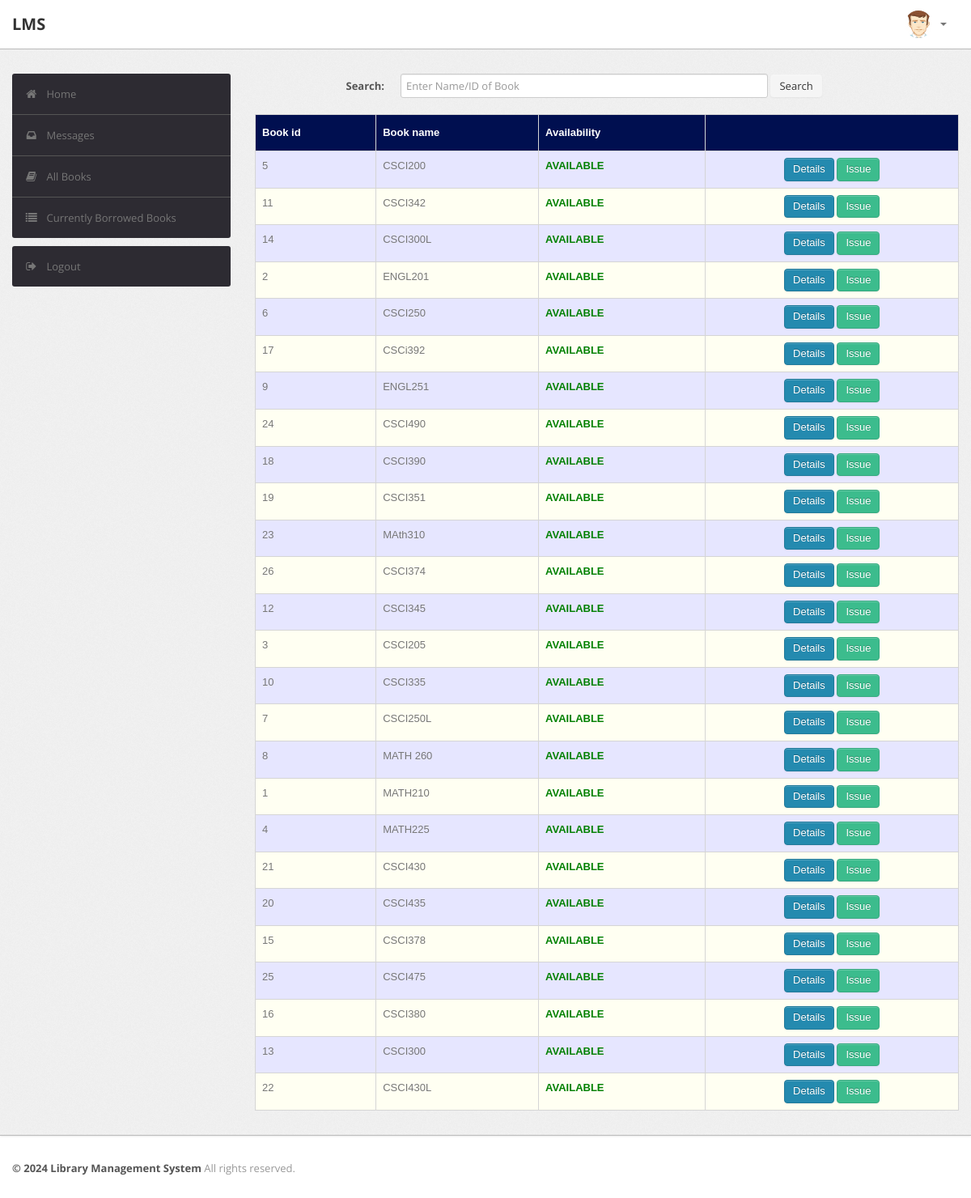
The page /student/book.php (signed in) on the database its author committed.
### tables this page shows
CREATE TABLE IF NOT EXISTS `books` (
  `bookID` int NOT NULL AUTO_INCREMENT,
  `bookname` varchar(50) NOT NULL,
  `bookauthor` varchar(25) NOT NULL,
  `year` int NOT NULL,
  `availability` int NOT NULL,
  PRIMARY KEY (`bookID`)
);

### student/book.php (the view, shortened to what this page needs)
<?php
require('config.php');
?>
<?php
$checkusername=$_SESSION['username'];
$getUserSql = "SELECT * FROM `user` WHERE `username` = '$checkusername' AND role='user'";
$getUserResult = mysqli_query($con, $getUserSql);
if ((mysqli_num_rows($getUserResult) > 0)) {
    ?>
<!DOCTYPE html>
<html lang="en">
    <head>
        <link type="text/css" href="bootstrap/css/bootstrap.min.css" rel="stylesheet">
        <link type="text/css" href="bootstrap/css/bootstrap-responsive.min.css" rel="stylesheet">
        <link type="text/css" href="css/theme.css" rel="stylesheet">
        <link type="text/css" href="images/icons/css/font-awesome.css" rel="stylesheet">
    </head>
    <body>
        <div class="navbar navbar-fixed-top">
            <div class="navbar-inner">
                <div class="container">
                        <a class="brand" href="index-student.php">LMS </a>
                    <div class="nav-collapse collapse navbar-inverse-collapse">
                        <ul class="nav pull-right">
                            <li class="nav-user dropdown"><a href="#" class="dropdown-toggle" data-toggle="dropdown">
                                <img src="images/user.png" class="nav-avatar" />
                                <b class="caret"></b></a>
                            </li>
                        </ul>
                    </div>
                </div>
            </div>
        </div>
        <div class="wrapper">
            <div class="container">
                <div class="row">
                    <div class="span3">
                        <div class="sidebar">
                            <ul class="widget widget-menu unstyled">
                                <li class="active"><a href="index-student.php"><i class="menu-icon icon-home"></i>Home
                                </a></li>
                                 <li><a href="message.php"><i class="menu-icon icon-inbox"></i>Messages</a>
                                </li>
                                <li><a href="book.php"><i class="menu-icon icon-book"></i>All Books </a></li>
                                <li><a href="current-borrowedbooks.php"><i class="menu-icon icon-list"></i>Currently Borrowed Books </a></li>
                            </ul>
                            <ul class="widget widget-menu unstyled">
                                <li><a href="logout.php"><i class="menu-icon icon-signout"></i>Logout </a></li>
                            </ul>
                        </div>
                    </div>
                    <div class="span9">
                        <form class="form-horizontal row-fluid" action="book.php" method="post">
                                        <div class="control-group">
                                            <label class="control-label" for="Search"><b>Search:</b></label>
                                            <div class="controls">
                                                <input type="text" id="title" name="title" placeholder="Enter Name/ID of Book" class="span8" required>
                                                <button type="submit" name="submit"class="btn">Search</button>
                                            </div>
                                        </div>
                                    </form>
                                    <br>
                                    <?php
                                    if(isset($_POST['submit']))
                                        {$s=$_POST['title'];
                                            $sql="select * from books where bookID='$s' or bookname like '%$s%'";
                                        }
                                    else
                                        $sql="select * from books order by availability DESC";
                                    $result = mysqli_query($con, $sql);
                                    $rowcount=mysqli_num_rows($result);
                                    if(!($rowcount))
                                        echo "<br><center><h2><b><i>No Results</i></b></h2></center>";
                                    else
                                    {
                                    ?>
                        <table class="table" id = "tables">
                                  <thead>
                                    <tr>
                                      <th>Book id</th>
                                      <th>Book name</th>
                                      <th>Availability</th>
                                      <th></th>
                                    </tr>
                                  </thead>
                                  <tbody>
                                    <?php
                            while($row=$result->fetch_assoc())
                            {
                                $bookid=$row['bookID'];
                                $name=$row['bookname'];
                                $avail=$row['availability'];
                            ?>
                                    <tr>
                                      <td><?php echo $bookid ?></td>
                                      <td><?php echo $name ?></td>
                                      <td><b><?php
                                           if($avail > 0)
                                              echo "<font color=\"green\">AVAILABLE</font>";
                                            else
                                            	echo "<font color=\"red\">NOT AVAILABLE</font>";
                                                 ?>
                                                 </b></td>
                                      <td><center><a href="bookdetails.php?id=<?php echo $bookid; ?>" class="btn btn-primary">Details</a>
                                      	<?php
                                      	if($avail > 0)
                                      		echo "<a href=\"issue-request.php?id=".$bookid."\" class=\"btn btn-success\">Issue</a>";
                                        ?>
                                        </center></td>
                                    </tr>
                               <?php }} ?>
                               </tbody>
                                </table>
                            </div>
                </div>
                </div>
            </div>
<div class="footer">
            <div class="container">
                <b class="copyright">&copy; 2024 Library Management System </b>All rights reserved.
            </div>
        </div>
    </body>
</html>
<?php }
else {
    echo "<script type='text/javascript'>alert('Access Denied!!!')</script>";
} ?>

### student/css/theme.css (style rules this page uses)
#tables { font-family: "Trebuchet MS", Arial, Helvetica, sans-serif; border-collapse: collapse; width: 100%; }
#tables td, #tables th { border: 1px solid #ddd; padding: 8px; }
#tables tr:nth-child(even) { background-color: #fffff2; }
#tables tr:nth-child(odd) { background-color: #e6e6ff; }
#tables th { padding-top: 12px; padding-bottom: 12px; text-align: left; background-color: #000F50; color: white; }
body { font-size: 13px; font-family: 'Open Sans', Arial, sans-serif; background: #fff; color: #777 }
strong, b { color: #555 }
.wrapper { background: url(../images/bg.png) #eee; border-bottom: 1px solid #bbb; -webkit-box-shadow: 0 1px 2px rgba(0,0,0,0.1); -moz-box-shadow: 0 1px 2px rgba(0,0,0,0.1); box-shadow: 0 1px 2px rgba(0,0,0,0.1); padding: 30px 0 }
.footer { color: #999; padding: 30px 0 60px }
form { margin: 0 }
select, textarea, input[type="text"], input[type="password"], input[type="datetime"], input[type="datetime-local"], input[type="date"], input[type="month"], input[type="time"], input[type="week"], input[type="number"], input[type="email"], input[type="url"], input[type="search"], input[type="tel"], input[type="color"], .uneditable-input, label, input, button, select, textarea { -webkit-border-radius: 3px; -moz-border-radius: 3px; border-radius: 3px; font-size: 13px; font-family: 'Open Sans', Tahoma, Arial, sans-serif }
body [class^="icon-"], body [class*=" icon-"] { font-size: 14px; line-height: 20px; height: 20px }
.form-horizontal .control-group, .form-vertical .control-group { margin-bottom: 0 }
.navbar { position: static!important; margin: 0!important }
.navbar .navbar-inner { background: #fff; border-bottom: 1px solid #bbb; -webkit-box-shadow: 0 1px 2px rgba(0,0,0,0.15); -moz-box-shadow: 0 1px 2px rgba(0,0,0,0.15); box-shadow: 0 1px 2px rgba(0,0,0,0.15) }
.navbar .brand { color: #333; font-weight: bold; font-size: 20px; margin-right: 20px; padding: 20px }
.navbar .nav>li>a { padding: 20px 15px; font-weight: bold; color: #777 }
.nav-user>a { height: 20px }
.nav-avatar { width: 34px; height: 34px; margin: -7px 5px 0 0; -webkit-border-radius: 50%; -moz-border-radius: 50%; border-radius: 50% }
.btn, .btn-box { -webkit-border-radius: 3px; -moz-border-radius: 3px; border-radius: 3px }
.btn { font-size: 13px; font-weight: 600 }
.btn { display: inline-block; margin-bottom: 0; font-weight: 400; text-align: center; vertical-align: middle; cursor: pointer; background-image: none; border: 1px solid transparent; white-space: nowrap; padding: 4px 10px; font-size: 13px; line-height: 1.42857; border-radius: 4px; -webkit-user-select: none; -moz-user-select: none; -ms-user-select: none; user-select: none }
.btn-primary { color: #fff; background-color: #248aaf; border-color: #20799a }
.btn-success { color: #fff; background-color: #3cbc8d; border-color: #36a97f }
.table { margin-bottom: 0 }
.table th, .table td { border-color: #d5d5d5!important }
.widget-menu { background: #fff; -webkit-border-radius: 3px; -moz-border-radius: 3px; border-radius: 3px; overflow: hidden }
.widget-menu a { color: #555; display: block; line-height: 20px; padding: 15px; text-decoration: none!important }
.widget-menu .menu-icon { margin-right: 10px; color: #767676; -webkit-transition: all .2s ease-in-out; -moz-transition: all .2s ease-in-out; transition: all .2s ease-in-out; }
.widget-menu>li+li { border-top: 1px solid #555 }
.widget-menu>li>a { background-color: #2d2b32; color: #767676; -webkit-transition: all .2s ease-in-out; -moz-transition: all .2s ease-in-out; transition: all .2s ease-in-out; }

### rows shown on the page
books: bookID "5", bookname "CSCI200", availability "AVAILABLE"
books: bookID "11", bookname "CSCI342", availability "AVAILABLE"
books: bookID "14", bookname "CSCI300L", availability "AVAILABLE"
books: bookID "2", bookname "ENGL201", availability "AVAILABLE"
books: bookID "6", bookname "CSCI250", availability "AVAILABLE"
books: bookID "17", bookname "CSCi392", availability "AVAILABLE"
books: bookID "9", bookname "ENGL251", availability "AVAILABLE"
books: bookID "24", bookname "CSCI490", availability "AVAILABLE"
books: bookID "18", bookname "CSCI390", availability "AVAILABLE"
books: bookID "19", bookname "CSCI351", availability "AVAILABLE"
books: bookID "23", bookname "MAth310", availability "AVAILABLE"
books: bookID "26", bookname "CSCI374", availability "AVAILABLE"
books: bookID "12", bookname "CSCI345", availability "AVAILABLE"
books: bookID "3", bookname "CSCI205", availability "AVAILABLE"
books: bookID "10", bookname "CSCI335", availability "AVAILABLE"
books: bookID "7", bookname "CSCI250L", availability "AVAILABLE"
books: bookID "8", bookname "MATH 260", availability "AVAILABLE"
books: bookID "1", bookname "MATH210", availability "AVAILABLE"
books: bookID "4", bookname "MATH225", availability "AVAILABLE"
books: bookID "21", bookname "CSCI430", availability "AVAILABLE"
books: bookID "20", bookname "CSCI435", availability "AVAILABLE"
books: bookID "15", bookname "CSCI378", availability "AVAILABLE"
books: bookID "25", bookname "CSCI475", availability "AVAILABLE"
books: bookID "16", bookname "CSCI380", availability "AVAILABLE"
books: bookID "13", bookname "CSCI300", availability "AVAILABLE"
books: bookID "22", bookname "CSCI430L", availability "AVAILABLE"
